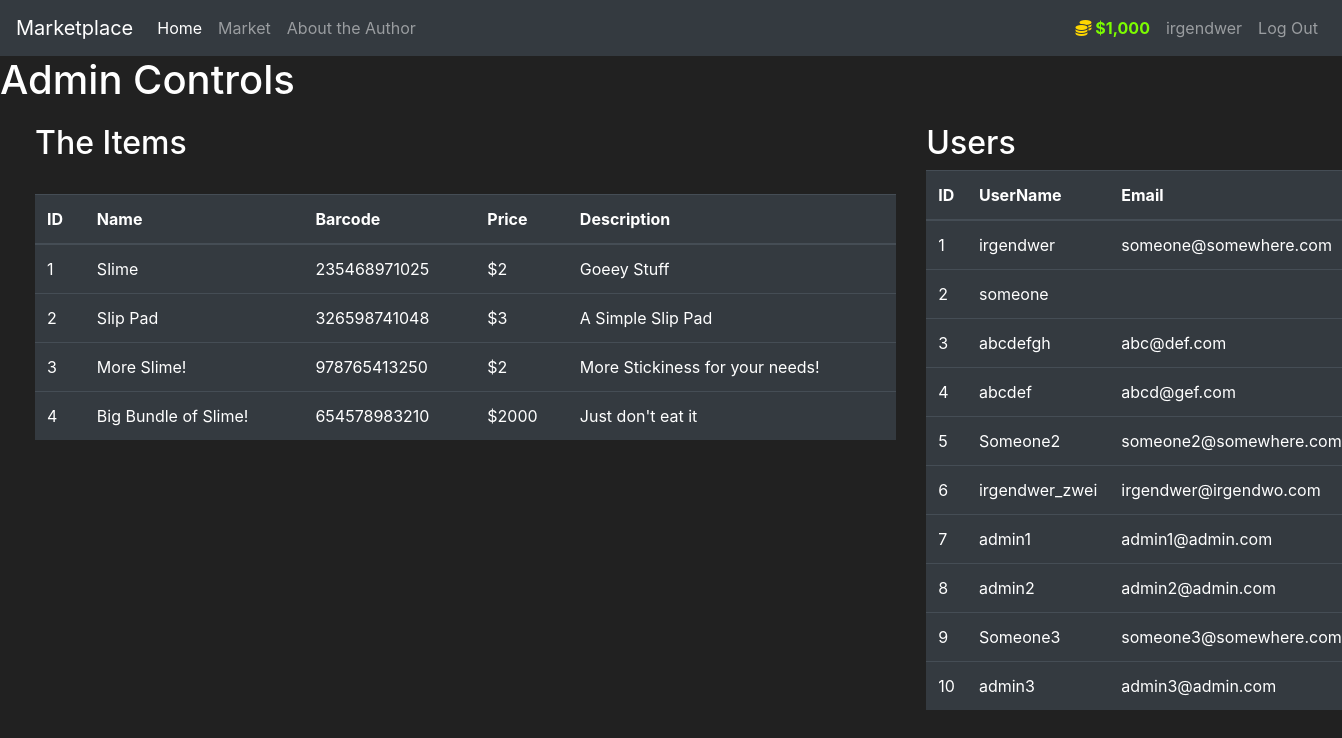
Screenshot of /admin0x47e5534e3abd569c03c0e593b904b4266069feb8bbd0e8aeed8b5e30e277Controls (signed in) with the database file from the repository.
### market/models.py (models this page shows, shortened)
class User(db.Model, UserMixin):
    id = db.Column(db.Integer(), primary_key=True)
    username = db.Column(db.String(length=20), nullable=False, unique=True)
    email = db.Column(db.String(length=40), nullable=False, unique=True)
    pw_hash = db.Column(db.String(length=60), nullable=False)
    wallet = db.Column(db.Integer(), nullable=False, default=1000)
    items = db.relationship('Item', backref='owned_by', lazy=True)
    @property
    def nice_looking_wallet(self):
        if len(str(self.wallet)) >= 4:
            return f'${str(self.wallet)[:-3]},{str(self.wallet)[-3:]}'
        else:
            return f"${self.wallet}"
    @property
    def password(self): # Returns the password
        return self.password

class Item(db.Model):
    id = db.Column(db.Integer(), primary_key=True)
    name = db.Column(db.String(length=30), nullable=False, unique=True)
    price = db.Column(db.Integer(), nullable=False)
    barcode = db.Column(db.String(length=12), nullable=False, unique=True)
    description = db.Column(db.String(length=1024), nullable=False, unique=True)
    owner = db.Column(db.Integer(), db.ForeignKey('user.id'))

### market/routes.py (the view)
@app.route('/admin0x47e5534e3abd569c03c0e593b904b4266069feb8bbd0e8aeed8b5e30e277Controls')
def admin_controls():
    items = Item.query.filter_by()
    users = User.query.filter_by()
    return render_template('admin_controls.html', items=items, users=users)

### market/models.py (called while the page is built)
@login_manager.user_loader
def load_user(user_id):
    return User.query.get(int(user_id))

### market/templates/admin_controls.html (shortened to what this page needs)
{% extends 'base.html' %}
{% block content %}
<h1>Admin Controls</h1>
    <div class="row" style="margin-top:20px; margin-left:20px">
        <div class="col-8">
            <h2>The Items</h2>
            <br>
            <table class="table table-hover table-dark">
            <thead>
                <tr>
                 <th scope="col">ID</th>
                 <th scope="col">Name</th>
                 <th scope="col">Barcode</th>
                 <th scope="col">Price</th>
                 <th scope="col">Description</th>
                </tr>
            </thead>
            <tbody>
            {% for item in items %}
            <tr>
                <td>{{ item.id }}</td>
                <td>{{ item.name }}</td>
                <td>{{ item.barcode }}</td>
                <td>${{ item.price }}</td>
                <td>{{ item.description }}</td>
            </tr>
            {% endfor %}
            </tbody>
        </table>
        </div>
        <div class="col-4">
            <h2>Users</h2>
            <table class="table table-hover table-dark">
                <thead>
                    <tr>
                     <th scope="col">ID</th>
                     <th scope="col">UserName</th>
                     <th scope="col">Email</th>
                    </tr>
                </thead>
                <tbody>
                {% for user in users %}
                <tr>
                    <td>{{ user.id }}</td>
                    <td>{{ user.username }}</td>
                    <td>{{ user.email }}</td>
                </tr>
                {% endfor %}
                </tbody>
            </table>
            </div>
        </div>
{% endblock %}

### market/templates/base.html (shortened to what this page needs)
<!doctype html>
<html lang="en">
   <head>
      <link rel="stylesheet" href="https://cdn.jsdelivr.net/npm/bootstrap@4.5.3/dist/css/bootstrap.min.css">
   </head>
   <body>
      <nav class="navbar navbar-expand-md navbar-dark bg-dark">
        <a class="navbar-brand" href="{{ url_for('home_page') }}">Marketplace</a>
        <div class="collapse navbar-collapse" id="navbarNav">
            <ul class="navbar-nav mr-auto">
            <li class="nav-item active">
                <a class="nav-link" href="{{ url_for('home_page') }}">Home <span class="sr-only">(current)</span></a>
            </li>
            <li class="nav-item">
                <a class="nav-link" href="{{ url_for('market_place') }}">Market</a>
            </li>
            <li class="nav-item">
                <a class="nav-link" href="{{ url_for('author') }}">About the Author</a>
            </li>
        </ul>
        {% if current_user.is_authenticated %}
            <ul class="navbar-nav">
                <li class="nav-item">
                    <a class="nav-link" style="color: lawngreen; font-weight: bold">
                        <i class="fas fa-coins" style="color: #FFD700"></i>
                        {{ current_user.nice_looking_wallet }}
                    </a>
                </li>
                <li class="nav-item">
                    <a class="nav-link">{{ current_user.username }}</a>
                </li>
                <li class="nav-item">
                    <a class="nav-link" href="{{ url_for('logout_page') }}">Log Out</a>
                </li>
            </ul>
        {% endif %}
        </div>
    </nav>
      {% block content %}
      {% endblock %}
   </body>
</html>

### market/templates/base.html (style rules this page uses)
body { background-color: #212121; color: white }

### rows the page displays
User: nice_looking_wallet "$1,000", username "irgendwer", id "1", email "someone@somewhere.com"
Item: id "1", name "Slime", barcode "235468971025", price "2", description "Goeey Stuff"
Item: id "2", name "Slip Pad", barcode "326598741048", price "3", description "A Simple Slip Pad"
Item: id "3", name "More Slime!", barcode "978765413250", price "2", description "More Stickiness for your needs!"
Item: id "4", name "Big Bundle of Slime!", barcode "654578983210", price "2000", description "Just don't eat it"
User: id "2", username "someone"
User: id "3", username "abcdefgh", email "abc@def.com"
User: id "4", username "abcdef", email "abcd@gef.com"
User: id "5", username "Someone2", email "someone2@somewhere.com"
User: id "6", username "irgendwer_zwei", email "irgendwer@irgendwo.com"
User: id "7", username "admin1", email "admin1@admin.com"
User: id "8", username "admin2", email "admin2@admin.com"
User: id "9", username "Someone3", email "someone3@somewhere.com"
User: id "10", username "admin3", email "admin3@admin.com"
